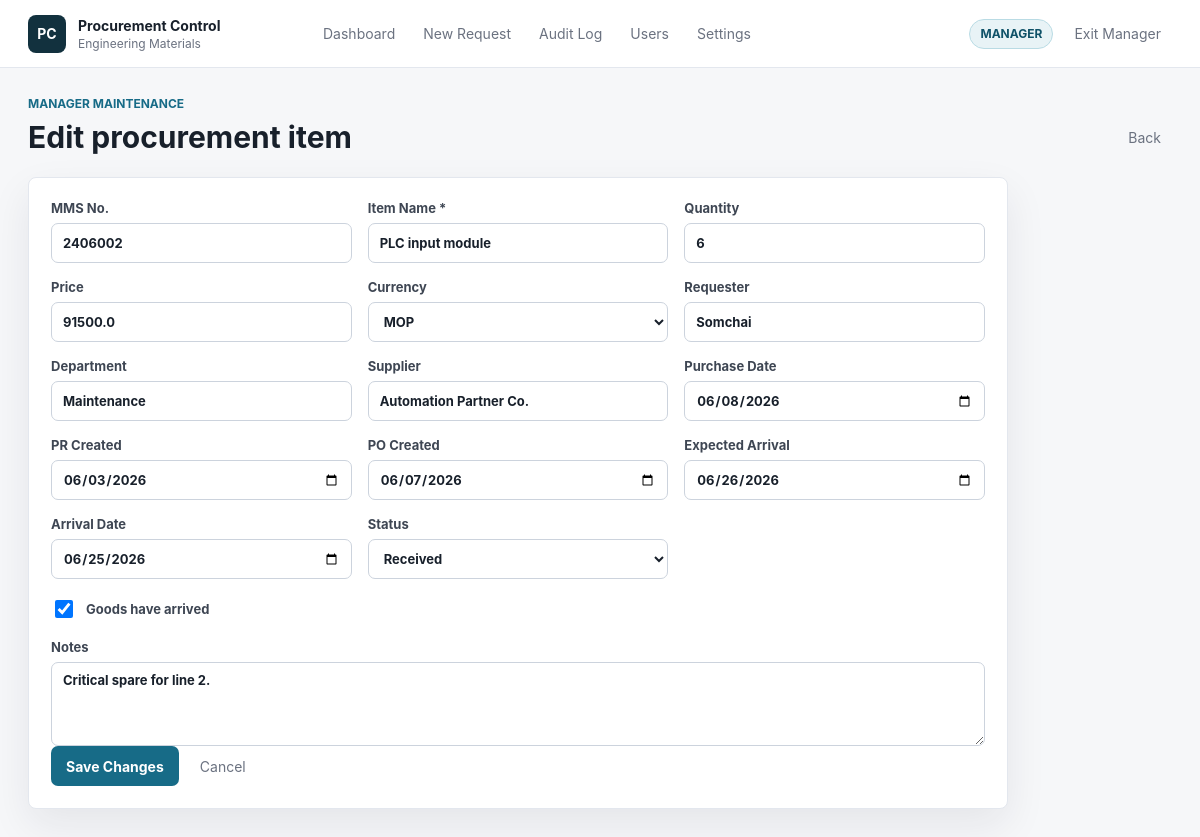
The page /items/2/edit (signed in) on the database its author committed.
### tables this page shows
CREATE TABLE users (
            id INTEGER PRIMARY KEY AUTOINCREMENT,
            username TEXT NOT NULL UNIQUE,
            password_hash TEXT NOT NULL,
            role TEXT NOT NULL DEFAULT 'manager',
            active INTEGER NOT NULL DEFAULT 1,
            created_at TEXT NOT NULL
        );

CREATE TABLE procurement_items (
            id INTEGER PRIMARY KEY AUTOINCREMENT,
            mms_no TEXT,
            item_name TEXT NOT NULL,
            quantity INTEGER,
            price REAL,
            currency TEXT DEFAULT 'MOP',
            requester TEXT,
            supplier TEXT,
            department TEXT,
            purchase_date TEXT,
            pr_created_at TEXT,
            po_created_at TEXT,
            expected_arrival_date TEXT,
            arrival_date TEXT,
            status TEXT NOT NULL DEFAULT 'Draft',
            received INTEGER NOT NULL DEFAULT 0,
            notes TEXT,
            created_by TEXT,
            created_at TEXT NOT NULL,
            updated_by TEXT,
            updated_at TEXT NOT NULL
        );

### app.py (the view, shortened to what this page needs)
@app.route("/items/<int:item_id>/edit", methods=["GET", "POST"])
@manager_required
def edit_item(item_id):
    db = get_db()
    row = db.execute("SELECT * FROM procurement_items WHERE id = ?", (item_id,)).fetchone()
    if not row:
        flash("Item not found.", "warning")
        return redirect(url_for("index"))
    return render_template("item_form.html", item=dict(row), mode="edit")

### app.py (called while the page is built)
def connect_db():
    conn = sqlite3.connect(DB_PATH)
    conn.row_factory = sqlite3.Row
    return conn

def get_db():
    if "db" not in g:
        DATA_DIR.mkdir(exist_ok=True)
        BACKUP_DIR.mkdir(exist_ok=True)
        g.db = connect_db()
    return g.db

def current_role():
    return session.get("role", "viewer")

def current_actor():
    return session.get("username", "viewer")

def is_manager():
    return current_role() == "manager"

@app.context_processor
def inject_context():
    return {
        "current_role": current_role(),
        "current_actor": current_actor(),
        "is_manager": is_manager(),
        "status_options": STATUS_OPTIONS,
        "currency_options": CURRENCY_OPTIONS,
    }

def manager_required(view):
    @wraps(view)
    def wrapped(*args, **kwargs):
        if not is_manager():
            audit_log(current_actor(), current_role(), "permission_denied", "route", request.path, "Manager access required")
            flash("Manager access is required for this action.", "warning")
            return redirect(url_for("index"))
        return view(*args, **kwargs)
    return wrapped

def ensure_daily_backup():
    db = get_db()
    last = db.execute("SELECT value FROM app_meta WHERE key = 'last_daily_backup_date'").fetchone()
    today = date.today().isoformat()
    if not last or last["value"] != today:
        backup_database("daily", "system")

def migrate_existing_data():
    db = get_db()
    rows = db.execute("SELECT id, mms_no, currency, quantity FROM procurement_items").fetchall()
    for row in rows:
        updates = {}
        if row["currency"] in (None, "", "THB"):
            updates["currency"] = "MOP"
        if row["mms_no"] and not row["mms_no"].isdigit():
            updates["mms_no"] = "".join(ch for ch in row["mms_no"] if ch.isdigit())
        if row["quantity"] is not None:
            updates["quantity"] = int(row["quantity"])
        if updates:
            assignments = ", ".join(f"{field} = ?" for field in updates)
            db.execute(
                f"UPDATE procurement_items SET {assignments} WHERE id = ?",
                list(updates.values()) + [row["id"]],
            )
    db.commit()

@app.before_request
def prepare_app():
    init_db()
    ensure_daily_backup()

### templates/item_form.html (shortened to what this page needs)
{% extends "base.html" %}
{% block content %}
<section class="page-heading">
    <div>
        <p class="eyebrow">{{ "Manager maintenance" if mode == "edit" else "Procurement intake" }}</p>
        <h1>{{ "Edit procurement item" if mode == "edit" else "New procurement request" }}</h1>
    </div>
    <a class="ghost-link" href="{{ url_for('index') }}">Back</a>
</section>
<form class="form-panel" method="post">
    <div class="form-grid">
        <label>MMS No.
            <input name="mms_no" inputmode="numeric" pattern="[0-9]*" value="{{ item.mms_no if item else '' }}" placeholder="2406004">
        </label>
        <label>Item Name *
            <input name="item_name" required value="{{ item.item_name if item else '' }}" placeholder="Material or spare part name">
        </label>
        <label>Quantity
            <input name="quantity" type="number" step="1" min="0" value="{{ item.quantity|int if item and item.quantity is not none else '' }}">
        </label>
        {% if is_manager %}
            <label>Price
                <input name="price" type="number" step="0.01" value="{{ item.price if item and item.price is not none else '' }}">
            </label>
            <label>Currency
                <select name="currency">
                    {% set selected_currency = item.currency if item and item.currency else "MOP" %}
                    {% for currency in currency_options %}
                        <option value="{{ currency }}" {% if selected_currency == currency %}selected{% endif %}>{{ currency }}</option>
                    {% endfor %}
                </select>
            </label>
        {% endif %}
        <label>Requester
            <input name="requester" value="{{ item.requester if item else '' }}" placeholder="Person who placed the request">
        </label>
        <label>Department
            <input name="department" value="{{ item.department if item else '' }}" placeholder="Engineering, Maintenance, EHS">
        </label>
        <label>Supplier
            <input name="supplier" value="{{ item.supplier if item else '' }}" placeholder="Supplier name">
        </label>
        <label>Purchase Date
            <input type="date" name="purchase_date" value="{{ item.purchase_date if item else '' }}">
        </label>
        <label>PR Created
            <input type="date" name="pr_created_at" value="{{ item.pr_created_at if item else '' }}">
        </label>
        <label>PO Created
            <input type="date" name="po_created_at" value="{{ item.po_created_at if item else '' }}">
        </label>
        <label>Expected Arrival
            <input type="date" name="expected_arrival_date" value="{{ item.expected_arrival_date if item else '' }}">
        </label>
        <label>Arrival Date
            <input type="date" name="arrival_date" value="{{ item.arrival_date if item else '' }}">
        </label>
        <label>Status
            <select name="status">
                {% for option in status_options %}
                    <option value="{{ option }}" {% if item and item.status == option %}selected{% endif %}>{{ option }}</option>
                {% endfor %}
            </select>
        </label>
    </div>
    <label class="checkbox-row">
        <input type="checkbox" name="received" {% if item and item.received %}checked{% endif %}>
        <span>Goods have arrived</span>
    </label>
    <label>Notes
        <textarea name="notes" rows="4" placeholder="Operational note, quotation status, delivery risk, or handover detail">{{ item.notes if item else '' }}</textarea>
    </label>
    <div class="action-row">
        <button class="primary-button" type="submit">{{ "Save Changes" if mode == "edit" else "Create Request" }}</button>
        <a class="ghost-link" href="{{ url_for('index') }}">Cancel</a>
    </div>
</form>
{% endblock %}

### templates/base.html (shortened to what this page needs)
<!doctype html>
<html lang="en">
<head>
    <link rel="stylesheet" href="{{ url_for('static', filename='styles.css') }}">
</head>
<body>
    <header class="topbar">
        <a class="brand" href="{{ url_for('index') }}">
            <span class="brand-mark">PC</span>
            <span>
                <strong>Procurement Control</strong>
                <small>Engineering Materials</small>
            </span>
        </a>
        <nav class="nav">
            <a href="{{ url_for('index') }}">Dashboard</a>
            <a href="{{ url_for('new_item') }}">New Request</a>
            {% if is_manager %}
                <a href="{{ url_for('audit') }}">Audit Log</a>
                <a href="{{ url_for('users') }}">Users</a>
                <a href="{{ url_for('settings') }}">Settings</a>
            {% endif %}
        </nav>
        <div class="mode-panel">
            <span class="role-badge {{ current_role }}">{{ current_role|upper }}</span>
            {% if is_manager %}
                <form action="{{ url_for('logout') }}" method="post">
                    <button class="ghost-button" type="submit">Exit Manager</button>
                </form>
            {% else %}
                <a class="primary-button compact" href="{{ url_for('login') }}">Manager Login</a>
            {% endif %}
        </div>
    </header>
    <main class="page">
        {% block content %}{% endblock %}
    </main>
</body>
</html>

### static/styles.css (style rules this page uses)
:root { --bg: #f6f7f9; --panel: #ffffff; --text: #18202b; --muted: #6b7280; --line: #e3e7ee; --accent: #176b87; --accent-strong: #0f5268; --good: #176f4d; --warn: #a75d12; --danger: #b42318; --shadow: 0 16px 40px rgba(21, 31, 46, 0.08); }
* { box-sizing: border-box; }
body { margin: 0; background: var(--bg); color: var(--text); font-family: Inter, ui-sans-serif, system-ui, -apple-system, BlinkMacSystemFont, "Segoe UI", sans-serif; font-size: 14px; }
a { color: inherit; text-decoration: none; }
button, input, select, textarea { font: inherit; }
.topbar { position: sticky; top: 0; z-index: 10; display: flex; align-items: center; gap: 24px; min-height: 68px; padding: 0 28px; background: rgba(255, 255, 255, 0.94); border-bottom: 1px solid var(--line); backdrop-filter: blur(12px); }
.brand { display: flex; align-items: center; gap: 12px; min-width: 260px; }
.brand-mark { display: grid; place-items: center; width: 38px; height: 38px; border-radius: 8px; background: #12313e; color: #fff; font-weight: 700; }
.brand strong, .brand small { display: block; }
.brand small { margin-top: 2px; color: var(--muted); font-size: 12px; }
.nav { display: flex; align-items: center; gap: 6px; flex: 1; }
.nav a, .ghost-button, .ghost-link { color: var(--muted); border: 0; background: transparent; padding: 9px 11px; border-radius: 7px; cursor: pointer; }
.mode-panel, .action-row, .filter-form, .toolbar { display: flex; align-items: center; gap: 10px; }
.role-badge { display: inline-flex; align-items: center; height: 30px; padding: 0 10px; border: 1px solid var(--line); border-radius: 999px; font-size: 12px; font-weight: 700; }
.role-badge.manager { color: var(--accent-strong); background: #e8f3f6; border-color: #b9dbe4; }
.page { max-width: 1440px; margin: 0 auto; padding: 28px; }
.page-heading { display: flex; align-items: flex-end; justify-content: space-between; gap: 20px; margin-bottom: 22px; }
.eyebrow { margin: 0 0 8px; color: var(--accent); font-size: 12px; font-weight: 700; text-transform: uppercase; }
h1, h2, h3, p { margin-top: 0; }
h1 { margin-bottom: 0; font-size: 30px; font-weight: 680; }
.toolbar, .table-shell, .detail-panel, .timeline-panel, .form-panel, .login-panel { background: var(--panel); border: 1px solid var(--line); border-radius: 8px; box-shadow: var(--shadow); }
input, select, textarea { width: 100%; min-height: 40px; padding: 9px 11px; color: var(--text); background: #fff; border: 1px solid #ccd3dd; border-radius: 7px; outline: none; }
textarea { resize: vertical; }
.primary-button, .secondary-button, .danger-button { display: inline-flex; align-items: center; justify-content: center; min-height: 40px; padding: 0 14px; border-radius: 7px; border: 1px solid transparent; font-weight: 650; cursor: pointer; }
.primary-button { background: var(--accent); color: #fff; }
.detail-panel, .timeline-panel, .form-panel, .login-panel { padding: 22px; }
.form-panel { max-width: 980px; }
.form-grid { display: grid; grid-template-columns: repeat(3, minmax(0, 1fr)); gap: 16px; }
label { display: grid; gap: 7px; color: #3e4653; font-size: 13px; font-weight: 650; }
.checkbox-row { display: flex; align-items: center; gap: 10px; margin: 18px 0; }
.checkbox-row input { width: 18px; min-height: 18px; }

### rows shown on the page
users: role "MANAGER"
procurement_items: mms_no "2406002", item_name "PLC input module", quantity "6", price "91500.0", currency "MOP", requester "Somchai", department "Maintenance", supplier "Automation Partner Co.", purchase_date "06/08/2026", pr_created_at "06/03/2026", po_created_at "06/07/2026", expected_arrival_date "06/26/2026", arrival_date "06/25/2026", status "Received", received "☑", notes "Critical spare for line 2."

### other values the page prints
{{ "Manager maintenance" if mode == "edit" else "Procurement intake" }} "MANAGER MAINTENANCE"
{{ "Save Changes" if mode == "edit" else "Create Request" }} "Save Changes"
